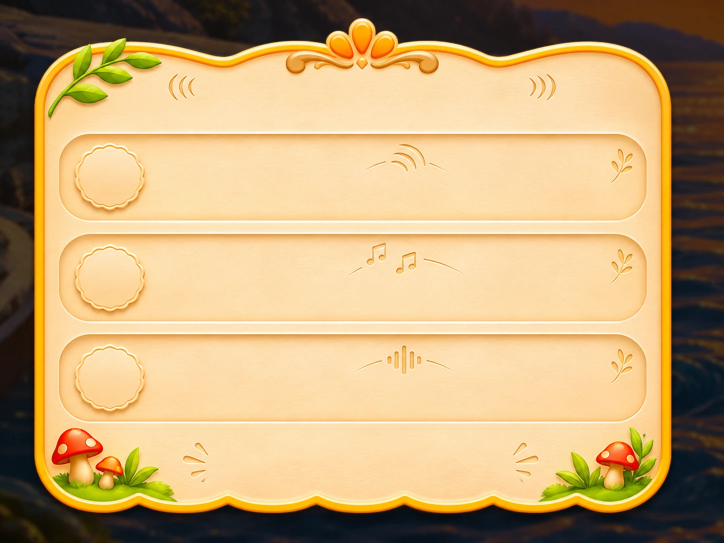
#> input picture grow-with-freya/assets/images/reader-audio/source/frame.webp, 1448 x 1086 px (shown at 1/2 size); the run also reads 1 picture not shown here
$ python prepare-audio-panel.py
#> lines starting #> are read from the running program, lines starting #| are printed output that depends on the picture; after the words box and inside, x2 and y2 are one past the last pixel; in counts of white or black regions, pixels touching at a corner belong together
#!/usr/bin/env python3
import argparse
from pathlib import Path

import numpy as np
from PIL import Image, ImageFilter
from scipy import ndimage

ROOT = Path(__file__).resolve().parent.parent / 'assets' / 'images' / 'reader-audio'
GROUND = 100
EDGE = (55, 115)
ICON_FACE = (250, 232, 204)
ICON_GROW = 3
ICON_NAMES = ('master', 'music', 'voice')
CARDS = {'left': 50, 'right': 1225, 'height': 178, 'tops': (230, 433, 632), 'radius': 56, 'margin': 8, 'feather': 5}
TITLE_FOOT = 184
DONE_TOP = 852


def save(pixels: np.ndarray, path: Path) -> None:
    Image.fromarray(pixels.clip(0, 255).astype(np.uint8)).save(path, quality=94, method=6, exact=True)


def cut_frame(source: Path) -> np.ndarray:
    rgb = np.array(Image.open(source).convert('RGB')).astype(float)
    bright = rgb.max(axis=2)
    lit = bright > GROUND
    labels, _ = ndimage.label(lit)
    sizes = np.bincount(labels.ravel())
    sizes[0] = 0
    body = ndimage.binary_fill_holes(labels == sizes.argmax())
    inner = ndimage.binary_erosion(body, iterations=2)
    rim = ndimage.binary_dilation(body, iterations=1) & ~inner
    alpha = np.where(inner, 1.0, 0.0)
    alpha[rim] = ((bright[rim] - EDGE[0]) / (EDGE[1] - EDGE[0])).clip(0, 1)
    _, nearest = ndimage.distance_transform_edt(~inner, return_indices=True)
    rgb[rim] = rgb[nearest[0], nearest[1]][rim]
    frame = np.dstack([rgb, alpha * 255])
    ys, xs = np.nonzero(alpha > 0)
    return frame[ys.min():ys.max() + 1, xs.min():xs.max() + 1]


def rounded(width: int, height: int, radius: float, feather: float) -> np.ndarray:
    ys, xs = np.mgrid[0:height, 0:width].astype(float)
    dx = np.maximum(np.maximum(radius - xs, xs - (width - 1 - radius)), 0)
    dy = np.maximum(np.maximum(radius - ys, ys - (height - 1 - radius)), 0)
    outside = np.hypot(dx, dy) - radius
    return (0.5 - outside / feather).clip(0, 1)


def face_around(art: np.ndarray, box: tuple[int, int, int, int], reach: int = 10) -> np.ndarray:
    left, top, right, bottom = box
    ring = np.concatenate([
        art[top - reach:top - 2, left + 80:right - 80, :3].reshape(-1, 3),
        art[bottom + 2:bottom + reach, left + 80:right - 80, :3].reshape(-1, 3),
    ])
    return np.median(ring, axis=0)


def lift_cards(old: np.ndarray, new: np.ndarray, scale: float) -> tuple[np.ndarray, list[int], int, int]:
    margin = CARDS['margin']
    width = round((CARDS['right'] - CARDS['left'] + 2 * margin) * scale)
    width += (new.shape[1] - width) % 2
    height = round((CARDS['height'] + 2 * margin) * scale)
    gap_room = DONE_TOP - TITLE_FOOT - 3 * height
    step = round(height + gap_room / 3)
    left = (new.shape[1] - width) // 2
    first = round(TITLE_FOOT + gap_room / 6)
    tops = [first + index * step for index in range(3)]
    mask = rounded(width, height, (CARDS['radius'] + margin) * scale, CARDS['feather'] * scale)
    out = new.copy()
    for top_old, top_new in zip(CARDS['tops'], tops):
        box = (CARDS['left'] - margin, top_old - margin, CARDS['right'] + margin, top_old + CARDS['height'] + margin)
        piece = old[box[1]:box[3], box[0]:box[2]]
        tint = face_around(new, (left, top_new, left + width, top_new + height)) / face_around(old, box)
        grown = np.array(Image.fromarray(piece.clip(0, 255).astype(np.uint8), 'RGBA').resize((width, height), Image.LANCZOS)).astype(float)
        grown[..., :3] *= tint
        under = out[top_new:top_new + height, left:left + width]
        mix = mask[..., None]
        under[..., :3] = grown[..., :3] * mix + under[..., :3] * (1 - mix)
    return out, tops, left, width


def cut_icons(source: Path) -> list[np.ndarray]:
    rgb = np.array(Image.open(source).convert('RGB')).astype(float)
    face = np.array(ICON_FACE, dtype=float)
    purple = (rgb[..., 2] > rgb[..., 1] + 8) & (rgb[..., 0] < 215)
    ink = rgb[purple].mean(axis=0)
    depth = (((face - rgb) @ (face - ink)) / ((face - ink) @ (face - ink))).clip(0, 1)
    near = ndimage.binary_dilation(purple, iterations=2)
    alpha = np.where(near, depth, 0.0)
    third = rgb.shape[0] / len(ICON_NAMES)
    icons = []
    for index in range(len(ICON_NAMES)):
        band = slice(round(index * third), round((index + 1) * third))
        ys, xs = np.nonzero(alpha[band] > 0.05)
        box = (slice(band.start + ys.min(), band.start + ys.max() + 1), slice(xs.min(), xs.max() + 1))
        a = alpha[box]
        colour = np.where(a[..., None] > 0.05, (rgb[box] - (1 - a[..., None]) * face) / np.maximum(a[..., None], 0.05), ink)
        glyph = np.dstack([colour.clip(0, 255), a * 255])
        side = max(glyph.shape[:2]) + 4
        square = np.zeros((side, side, 4))
        top, left = (side - glyph.shape[0]) // 2, (side - glyph.shape[1]) // 2
        square[top:top + glyph.shape[0], left:left + glyph.shape[1]] = glyph
        grown = Image.fromarray(square.astype(np.uint8), 'RGBA').resize((side * ICON_GROW, side * ICON_GROW), Image.LANCZOS).filter(ImageFilter.UnsharpMask(radius=2, percent=60, threshold=2))
        icons.append(np.array(grown).astype(float))
    return icons


def main() -> None:
    parser = argparse.ArgumentParser(description="Make the reader's audio panel from the operator's frame and icons in reader-audio/source.")
    parser.add_argument('--out', type=Path, default=ROOT)
    args = parser.parse_args()
    frame = cut_frame(ROOT / 'source' / 'frame.webp')
#> in cut_frame, `lit = bright > GROUND`:
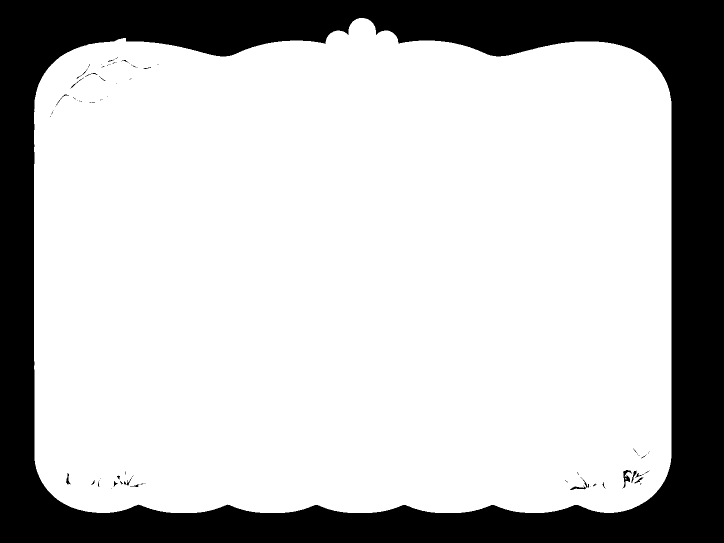
#> lit: shape (1086, 1448) bool (shown at 1/2 size); 74.9% white; 78 black regions (58 under 20 px), largest, box (x1, y1, x2, y2) and area: (0, 0, 1448, 1086) 393987, (1245, 940, 1263, 977) 242, (1140, 971, 1172, 980) 113
#> in cut_frame, `labels, _ = ndimage.label(lit)`:
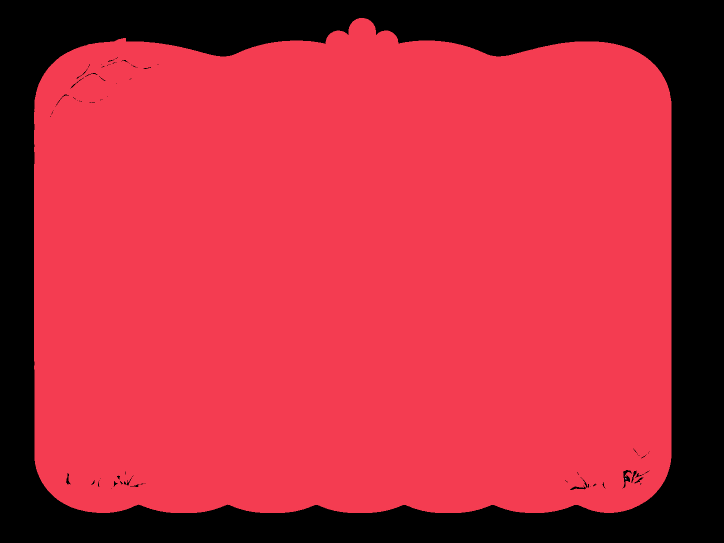
#> labels: shape (1086, 1448) int32 (shown at 1/2 size); 3 distinct labels, from 0 to 2; one colour per label, 0 black
#> in cut_frame, `sizes = np.bincount(labels.ravel())`: sizes = [395342, 1177180, 6]
#> in cut_frame, `body = ndimage.binary_fill_holes(labels == sizes.argmax())`: body: shape (1086, 1448) bool; 74.9% white; 1 black region, box (x1, y1, x2, y2) and area: (0, 0, 1448, 1086) 393987
#> in cut_frame, `inner = ndimage.binary_erosion(body, iterations=2)`: inner: shape (1086, 1448) bool; 74.4% white; 1 black region, box (x1, y1, x2, y2) and area: (0, 0, 1448, 1086) 402365
#> in cut_frame, `rim = ndimage.binary_dilation(body, iterations=1) & ~inner`:
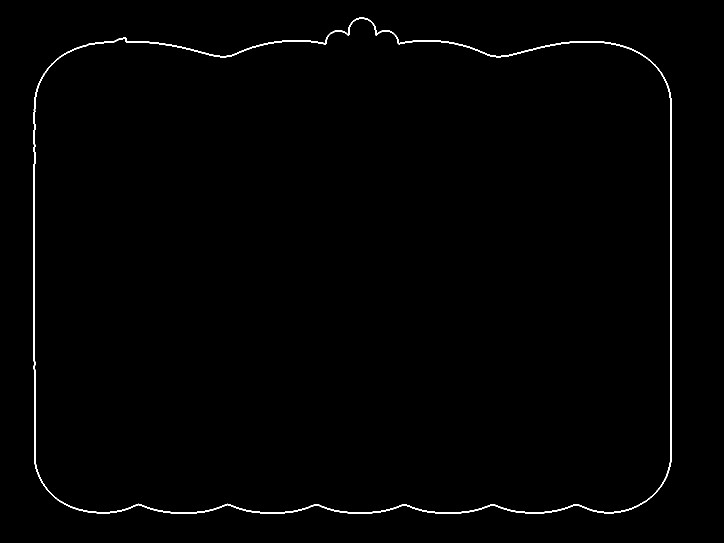
#> rim: shape (1086, 1448) bool (shown at 1/2 size); 0.8% white; 1 white region, box (x1, y1, x2, y2) and area: (67, 35, 1344, 1027) 12574
    old = cut_frame(ROOT / 'source' / 'cards.webp')
    scale = frame.shape[1] / old.shape[1]
#> scale = 1
    panel, tops, left, width = lift_cards(old, frame, scale)
#> in rounded, `outside = np.hypot(dx, dy) - radius`:
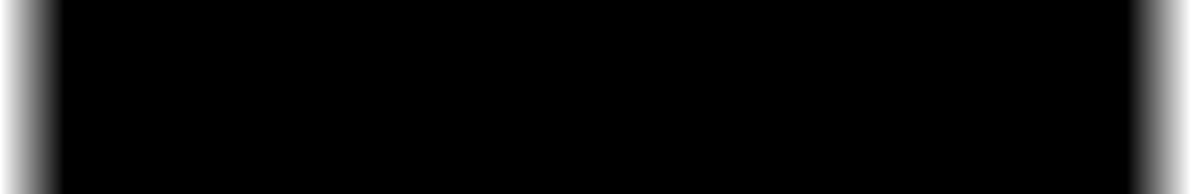
#> dx: shape (194, 1191) float64; min 0, max 64, mean 3.5; drawn with min black and max white
#> the loop in lift_cards, `for top_old, top_new in zip(CARDS['tops'], tops):` made 3 passes
#> tint on passes 1 to 3: [1, 0.956, 0.88], [1, 1, 0.995], [0.953, 0.839, 0.685]
#> pass 1, in lift_cards, `piece = old[box[1]:box[3], box[0]:box[2]]`:
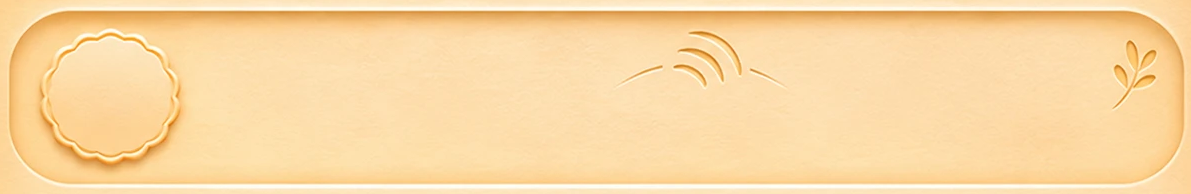
#> piece: shape (194, 1191, 4) float64; mean of channels 0, 1, 2, 3 251, 216.7, 163.9, 255; drawn as R, G, B
#> after the loop in lift_cards, `for top_old, top_new in zip(CARDS['tops'], tops):`:
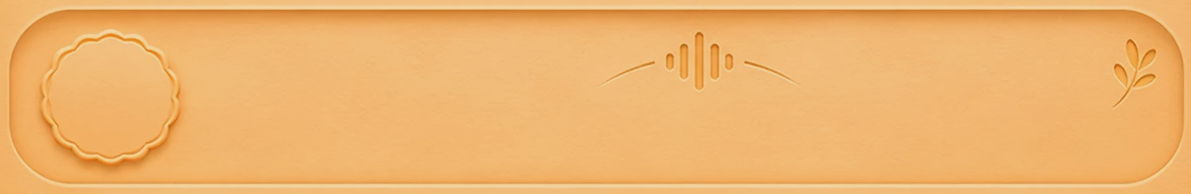
#> grown: shape (194, 1191, 4) float64; mean of channels 0, 1, 2, 3 239.1, 180.5, 110.7, 255; drawn as R, G, B
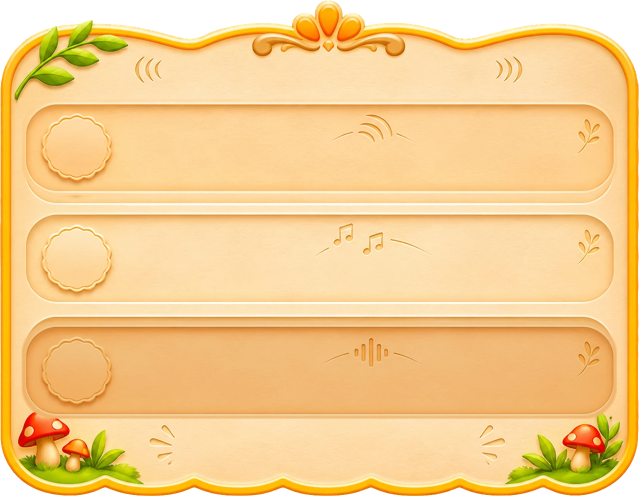
#> panel: shape (992, 1277, 4) float64 (shown at 1/2 size); mean of channels 0, 1, 2, 3 231.7, 190.5, 126, 237.5; transparent parts drawn white
#> tops = [198, 421, 644]; left = 43; width = 1191
    save(panel, args.out / 'panel.webp')
    margin = CARDS['margin'] * scale
#> margin = 8
    print('cards', [round(top + margin, 1) for top in tops], 'height', round(CARDS['height'] * scale, 1), 'left', round(left + margin, 1), 'right', round(left + width - margin, 1), 'scale', round(scale, 4))
#| cards [206.0, 429.0, 652.0] height 178.0 left 51.0 right 1226.0 scale 1.0
    for name, icon in zip(ICON_NAMES, cut_icons(ROOT / 'source' / 'icons.png')):
        save(icon, args.out / f'icon-{name}.webp')
        print('icon', name, icon.shape[1], 'x', icon.shape[0])
    print('panel', frame.shape[1], 'x', frame.shape[0])


if __name__ == '__main__':
#> (the run stopped early here; a loop or call above may not have finished)
